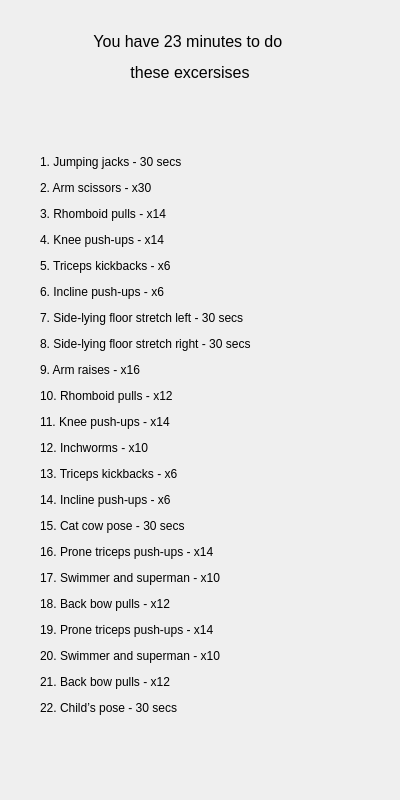
<?xml version="1.0" encoding="UTF-8"?>
<ui version="4.0">
 <class>owexeday6</class>
 <widget class="QDialog" name="owexeday6">
  <property name="geometry">
   <rect>
    <x>0</x>
    <y>0</y>
    <width>400</width>
    <height>800</height>
   </rect>
  </property>
  <property name="windowTitle">
   <string>Day6 Exercises</string>
  </property>
  <widget class="QLabel" name="label_2">
   <property name="geometry">
    <rect>
     <x>40</x>
     <y>20</y>
     <width>300</width>
     <height>75</height>
    </rect>
   </property>
   <property name="text">
    <string>&lt;html&gt;&lt;head/&gt;&lt;body&gt;&lt;p align=&quot;center&quot;&gt;&lt;span style=&quot; font-size:12pt;&quot;&gt;You have 23 minutes to do &lt;/span&gt;&lt;/p&gt;&lt;p align=&quot;center&quot;&gt;&lt;span style=&quot; font-size:12pt;&quot;&gt;these excersises&lt;/span&gt;&lt;/p&gt;&lt;/body&gt;&lt;/html&gt;</string>
   </property>
  </widget>
  <widget class="QLabel" name="label">
   <property name="geometry">
    <rect>
     <x>40</x>
     <y>110</y>
     <width>300</width>
     <height>651</height>
    </rect>
   </property>
   <property name="text">
    <string>&lt;html&gt;&lt;head/&gt;&lt;body&gt;&lt;p&gt;&lt;span style=&quot; background-color:transparent;&quot;&gt;1. Jumping jacks - 30 secs&lt;/span&gt;&lt;/p&gt;&lt;p&gt;&lt;span style=&quot; background-color:transparent;&quot;&gt;2. Arm scissors - x30&lt;/span&gt;&lt;/p&gt;&lt;p&gt;&lt;span style=&quot; background-color:transparent;&quot;&gt;3. Rhomboid pulls - x14&lt;/span&gt;&lt;/p&gt;&lt;p&gt;&lt;span style=&quot; background-color:transparent;&quot;&gt;4. Knee push-ups - x14&lt;/span&gt;&lt;/p&gt;&lt;p&gt;&lt;span style=&quot; background-color:transparent;&quot;&gt;5. Triceps kickbacks - x6&lt;/span&gt;&lt;/p&gt;&lt;p&gt;&lt;span style=&quot; background-color:transparent;&quot;&gt;6. Incline push-ups - x6&lt;/span&gt;&lt;/p&gt;&lt;p&gt;&lt;span style=&quot; background-color:transparent;&quot;&gt;7. Side-lying floor stretch left - 30 secs&lt;/span&gt;&lt;/p&gt;&lt;p&gt;&lt;span style=&quot; background-color:transparent;&quot;&gt;8. Side-lying floor stretch right - 30 secs&lt;/span&gt;&lt;/p&gt;&lt;p&gt;&lt;span style=&quot; background-color:transparent;&quot;&gt;9. Arm raises - x16&lt;/span&gt;&lt;/p&gt;&lt;p&gt;&lt;span style=&quot; background-color:transparent;&quot;&gt;10. Rhomboid pulls - x12&lt;/span&gt;&lt;/p&gt;&lt;p&gt;&lt;span style=&quot; background-color:transparent;&quot;&gt;11. Knee push-ups - x14&lt;/span&gt;&lt;/p&gt;&lt;p&gt;&lt;span style=&quot; background-color:transparent;&quot;&gt;12. Inchworms - x10&lt;/span&gt;&lt;/p&gt;&lt;p&gt;&lt;span style=&quot; background-color:transparent;&quot;&gt;13. Triceps kickbacks - x6&lt;/span&gt;&lt;/p&gt;&lt;p&gt;&lt;span style=&quot; background-color:transparent;&quot;&gt;14. Incline push-ups - x6&lt;/span&gt;&lt;/p&gt;&lt;p&gt;&lt;span style=&quot; background-color:transparent;&quot;&gt;15. Cat cow pose - 30 secs &lt;/span&gt;&lt;/p&gt;&lt;p&gt;&lt;span style=&quot; background-color:transparent;&quot;&gt;16. Prone triceps push-ups - x14&lt;/span&gt;&lt;/p&gt;&lt;p&gt;&lt;span style=&quot; background-color:transparent;&quot;&gt;17. Swimmer and superman - x10&lt;/span&gt;&lt;/p&gt;&lt;p&gt;&lt;span style=&quot; background-color:transparent;&quot;&gt;18. Back bow pulls - x12&lt;/span&gt;&lt;/p&gt;&lt;p&gt;&lt;span style=&quot; background-color:transparent;&quot;&gt;19. Prone triceps push-ups - x14&lt;/span&gt;&lt;/p&gt;&lt;p&gt;&lt;span style=&quot; background-color:transparent;&quot;&gt;20. Swimmer and superman - x10&lt;/span&gt;&lt;/p&gt;&lt;p&gt;&lt;span style=&quot; background-color:transparent;&quot;&gt;21. Back bow pulls - x12&lt;/span&gt;&lt;/p&gt;&lt;p&gt;&lt;span style=&quot; background-color:transparent;&quot;&gt;22. Child’s pose - 30 secs&lt;/span&gt;&lt;/p&gt;&lt;/body&gt;&lt;/html&gt;</string>
   </property>
  </widget>
 </widget>
 <resources/>
 <connections/>
</ui>
